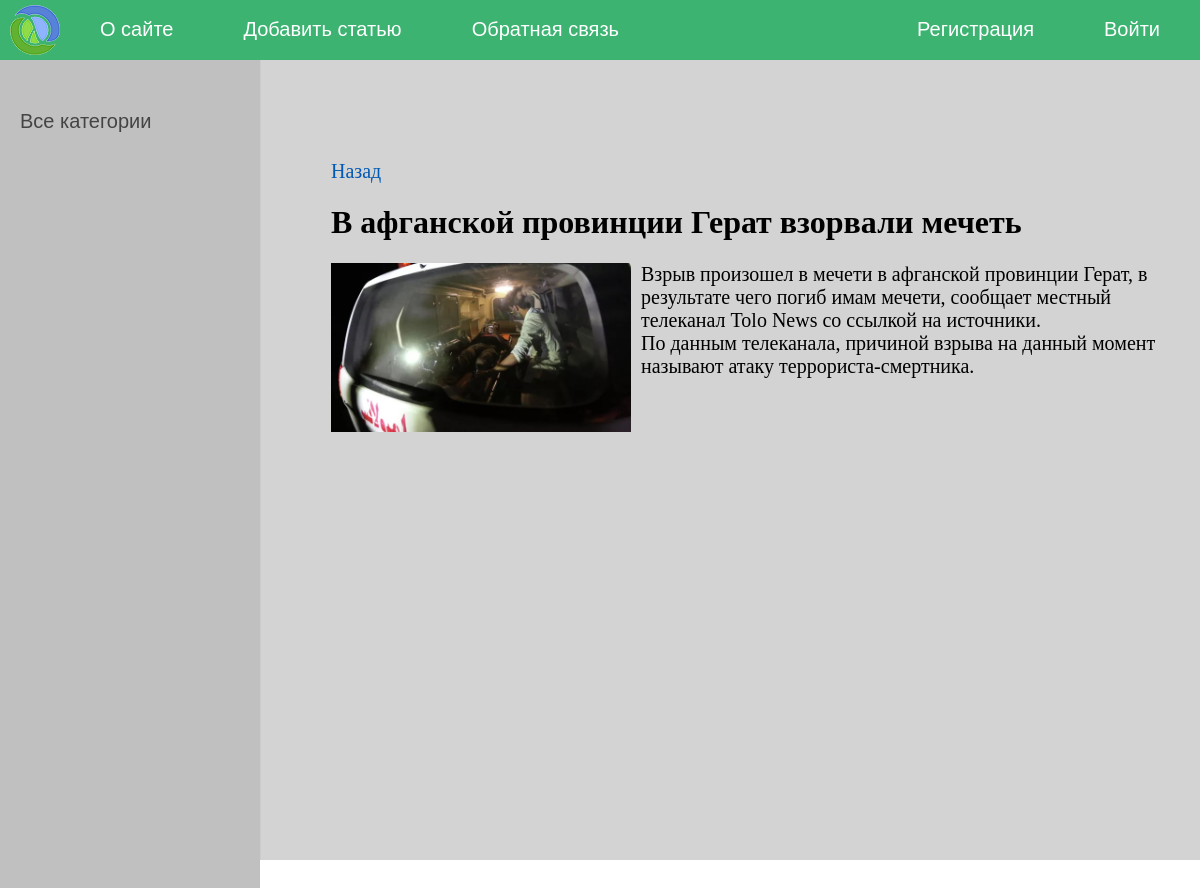
Page /post/25/ on the committed database.
### base/models.py (models this page shows, shortened)
class News(models.Model):
    title = models.CharField(max_length=255,verbose_name='Заголовок')
    content = models.TextField(blank=True,verbose_name='Текст статьи')
    photo = models.ImageField(upload_to='photos/%Y/%m/%d/',verbose_name='Фото',blank=True)
    time_create = models.DateTimeField(auto_now_add=True,verbose_name='Время создания')
    time_update = models.DateTimeField(auto_now=True,verbose_name='Время изменения')
    is_published = models.BooleanField(default=True,verbose_name='Публикация')
    cat = models.ForeignKey('Category',on_delete=models.CASCADE,null=True,verbose_name='Категория')
    def __str__(self):
        return self.title
    class Meta:
        verbose_name = 'News'
        verbose_name_plural= 'News'
        ordering = ['-time_create','title']

### base/views.py (the view)
# urls.py: path('post/<int:post_id>/',ShowPost.as_view(),name = 'post'),
class ShowPost(DetailView):
    model = News
    template_name = 'base/post.html'
    context_object_name = 'post'
    pk_url_kwarg = 'post_id'
    def get_context_data(self, **kwargs):
        context = super().get_context_data(**kwargs)
        context['title'] = context['post']
        context['menu'] = menu
        return context

### base/templates/base/post.html
{% extends 'base/base.html' %}
{% block content %}
<a href="{% url 'main'%}">Назад</a>
<h1>{{post.title}}</h1>
{% if post.photo %}
<p><img class="img-article-left" src="{{post.photo.url}}"></p>
{% endif %}
{{post.content|linebreaks}}
{% endblock %}

### base/static/base/css/styles.css (style rules this page uses)
html, body { font-family: 'Arial'; margin: 0; padding: 0; height: 100%; width: 100%; color: #444; }
a { color: #0059b2; text-decoration: none; }
img { max-width: 600px; height: auto; }
img.img-article-left { max-width: 300px; height: auto; float: left; padding: 0 10px 10px 0; }
.content-text h1 { font-size: 32px; }

### rows in the picture
News: title "В афганской провинции Герат взорвали мечеть", photo (picture), content "Взрыв произошел в мечети в афганской провинции Герат, в результате чего погиб имам мечети, сообщает местный телеканал Tolo News со ссылкой на источники. По данным телеканала, причиной взрыва на данный момент называют атаку террориста-смертника."

### other values in the picture
{{ m.title }} "О сайте" "Добавить статью" "Обратная связь"
